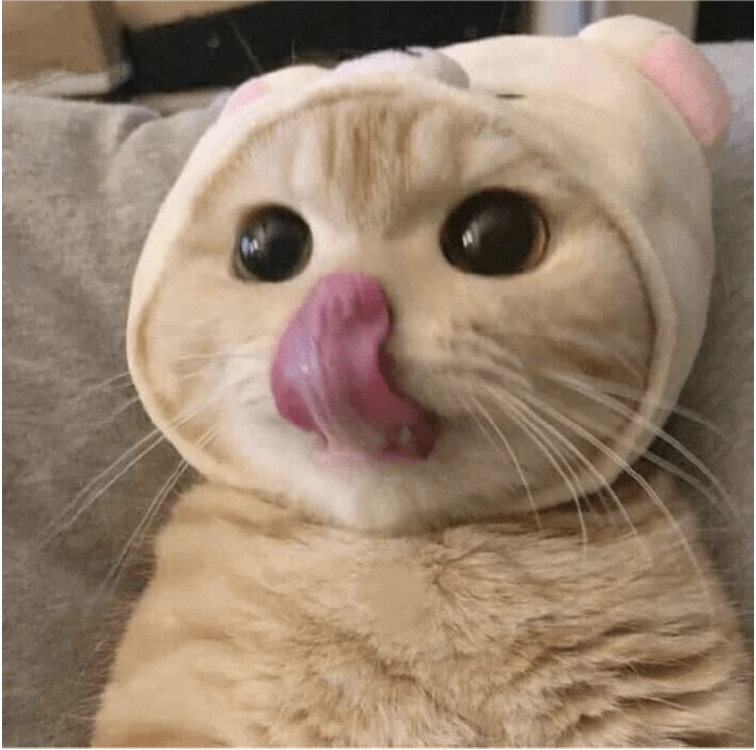
#> input picture Image Manipulation/Cropping an Image/sample.png, 756 x 750 px
$ jupyter execute Cropping.ipynb
#> lines starting #> are read from the running program, lines starting #| are printed output that depends on the picture
# Cropping an Image
cropped = image [ start_row:end_row, start_column:end_column ]

[cell 1]
import cv2
import numpy as np

[cell 2]
image = cv2.imread('sample.png')
#> image is the input picture: shape (750, 756, 3); mean B, G, R 111.2, 131.4, 153

height, width = image.shape[:2]
#> height = 750; width = 756

start_row, start_col = int(height * 0.05), int(width*.15)
#> start_row = 37; start_col = 113

end_row, end_col = int(height*0.75 ), int(width*0.9)
#> end_row = 562; end_col = 680

cropped_image = image[start_row:end_row, start_col:end_col ]
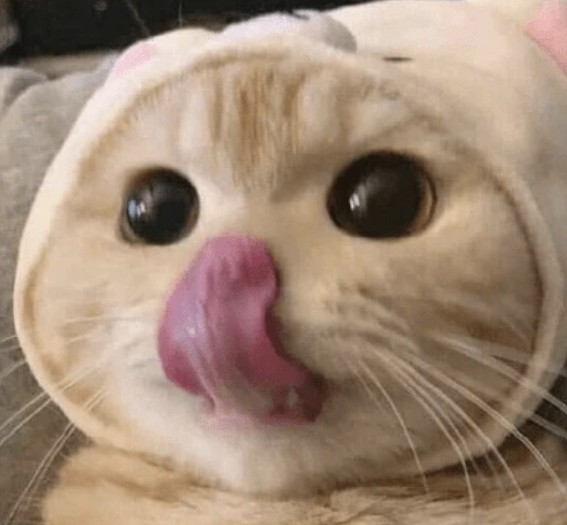
#> cropped_image: shape (525, 567, 3); mean B, G, R 117.8, 136.7, 159.7

cv2.imshow('Orignal Image', image)
cv2.waitKey(0)
cv2.imshow('Cropped Image', cropped_image)
cv2.waitKey(0)
cv2.destroyAllWindows()
